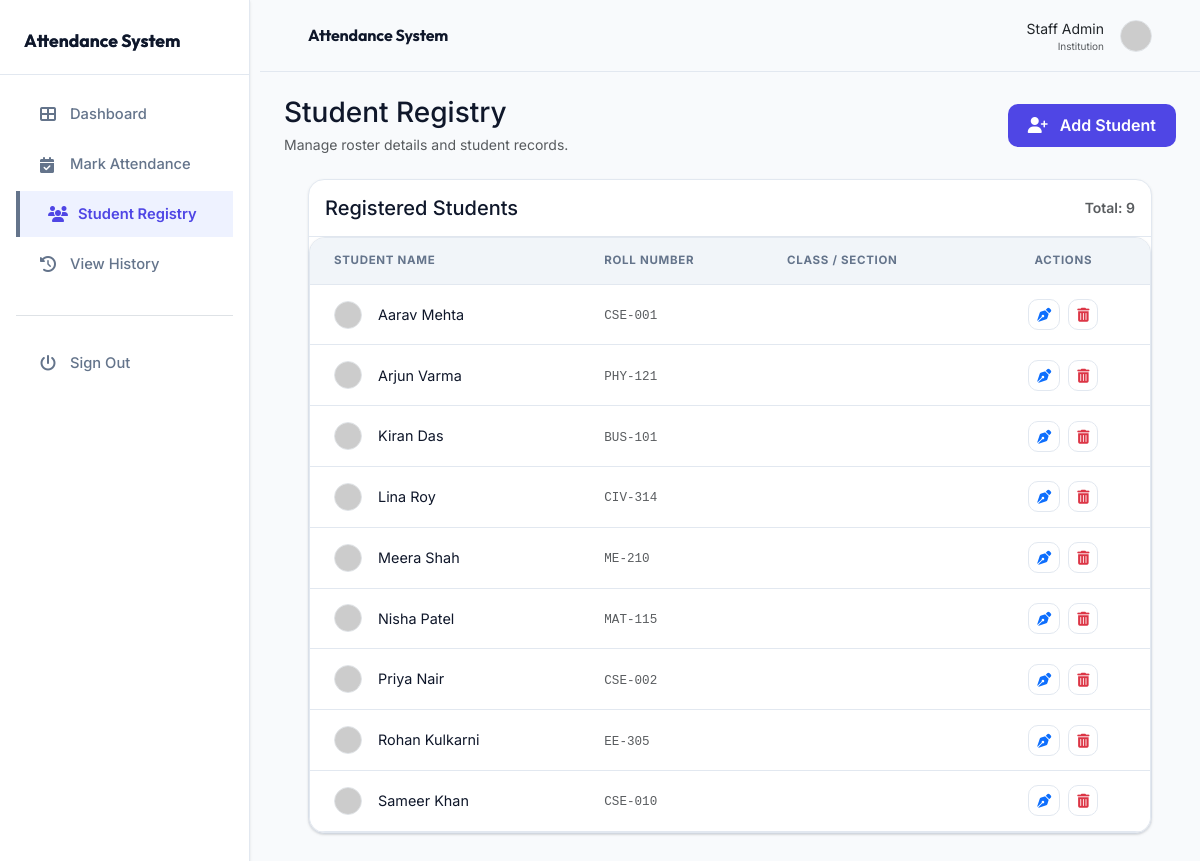
Screenshot of /03_student_attendance/view_students.php (signed in) with the database file from the repository.
### tables this page shows
CREATE TABLE IF NOT EXISTS students (
    id INT AUTO_INCREMENT PRIMARY KEY,
    name VARCHAR(100) NOT NULL,
    roll_no VARCHAR(20) NOT NULL UNIQUE,
    dept_id INT NOT NULL,
    email VARCHAR(100),
    phone VARCHAR(20),
    gender ENUM('Male', 'Female', 'Other'),
    created_at TIMESTAMP DEFAULT CURRENT_TIMESTAMP,
    FOREIGN KEY (dept_id) REFERENCES departments(id) ON DELETE CASCADE
);

### 03_student_attendance/view_students.php (the view)
<?php
include 'includes/header.php';
include 'includes/sidebar.php';
require_once 'config.php';
$students = $conn->query("SELECT * FROM students ORDER BY name ASC");
?>
<div class="executive-header mt-4 mb-4">
    <div class="d-flex justify-content-between align-items-center">
        <div>
            <h1 class="outfit fw-700 h3 mb-1">Student Registry</h1>
            <p class="text-muted small mb-0">Manage roster details and student records.</p>
        </div>
        <div class="d-flex gap-2">
            <a href="add.php" class="btn btn-primary px-4 fw-600">
                <i class="fas fa-user-plus me-2"></i> Add Student
            </a>
        </div>
    </div>
</div>
<div class="container-fluid">
    <div class="card border-0 shadow-sm mb-5">
        <div class="card-header bg-white py-3 border-bottom d-flex justify-content-between align-items-center">
            <h5 class="card-title mb-0 outfit fw-600">Registered Students</h5>
            <span class="text-muted small">Total: <?php echo $students->num_rows; ?></span>
        </div>
        <div class="table-responsive">
            <table class="table table-hover align-middle mb-0">
                <thead>
                    <tr>
                        <th class="ps-4">Student Name</th>
                        <th>Roll Number</th>
                        <th>Class / Section</th>
                        <th class="pe-4 text-center">Actions</th>
                    </tr>
                </thead>
                <tbody>
                    <?php if ($students->num_rows > 0): ?>
                        <?php while($row = $students->fetch_assoc()): ?>
                        <tr>
                            <td class="ps-4">
                                <div class="d-flex align-items-center">
                                    <img src="https://ui-avatars.com/api/?name=<?php echo urlencode($row['name']); ?>&background=f3f4f6&color=4f46e5" width="28" height="28" class="rounded-circle me-3 border" alt="<?php echo htmlspecialchars($row['name']); ?>">
                                    <span class="fw-600"><?php echo htmlspecialchars($row['name']); ?></span>
                                </div>
                            </td>
                            <td><code class="small text-muted"><?php echo htmlspecialchars($row['roll_no']); ?></code></td>
                            <td><span class="badge-zen bg-light text-dark"><?php echo htmlspecialchars($row['class_section']); ?></span></td>
                            <td class="pe-4 text-center">
                                <div class="d-flex justify-content-center gap-2">
                                    <a href="edit.php?id=<?php echo $row['id']; ?>" class="btn btn-sm btn-light border" title="Modify"><i class="fas fa-pen-nib text-primary"></i></a>
                                    <a href="delete.php?id=<?php echo $row['id']; ?>" class="btn btn-sm btn-light border" title="Delete" onclick="return confirm('Delete this record?')">
                                        <i class="fas fa-trash-can text-danger"></i>
                                    </a>
                                </div>
                            </td>
                        </tr>
                        <?php endwhile; ?>
                    <?php else: ?>
                        <tr><td colspan="4" class="text-center py-5 text-muted">No student data detected in this sector.</td></tr>
                    <?php endif; ?>
                </tbody>
            </table>
        </div>
    </div>
</div>
<?php
include 'includes/footer.php';
?>

### 03_student_attendance/includes/header.php (shortened to what this page needs)
<!DOCTYPE html>
<html lang="en">
<head>
    <link href="https://cdn.jsdelivr.net/npm/bootstrap@5.3.0/dist/css/bootstrap.min.css" rel="stylesheet">
    <link rel="stylesheet" href="https://cdnjs.cloudflare.com/ajax/libs/font-awesome/6.4.0/css/all.min.css">
    <link rel="stylesheet" href="assets/css/style.css">
</head>
<body>
    <div id="wrapper">

### 03_student_attendance/includes/sidebar.php
<div id="sidebar-wrapper" class="no-print">
    <div class="sidebar-heading px-4">Attendance System</div>
    <div class="list-group list-group-flush px-3 mt-3">
        <a href="index.php" class="list-group-item list-group-item-action rounded-3 mb-1 <?php echo (basename($_SERVER['PHP_SELF']) == 'index.php') ? 'active' : ''; ?>">
            <i class="fas fa-th-large me-2"></i>Dashboard
        </a>
        <a href="mark_attendance.php" class="list-group-item list-group-item-action rounded-3 mb-1 <?php echo (basename($_SERVER['PHP_SELF']) == 'mark_attendance.php') ? 'active' : ''; ?>">
            <i class="fas fa-calendar-check me-2"></i> Mark Attendance
        </a>
        <a href="view_students.php" class="list-group-item list-group-item-action rounded-3 mb-1 <?php echo (basename($_SERVER['PHP_SELF']) == 'view_students.php') ? 'active' : ''; ?>">
            <i class="fas fa-users me-2"></i> Student Registry
        </a>
        <a href="view_history.php" class="list-group-item list-group-item-action rounded-3 mb-1 <?php echo (basename($_SERVER['PHP_SELF']) == 'view_history.php') ? 'active' : ''; ?>">
            <i class="fas fa-clock-rotate-left me-2"></i> View History
        </a>
        <div class="mt-4 pt-4 border-top">
            <a href="logout.php" class="list-group-item list-group-item-action rounded-3 text-danger">
                <i class="fas fa-power-off me-2"></i>Sign Out
            </a>
        </div>
    </div>
</div>
<div id="page-content-wrapper">
    <nav class="navbar navbar-expand-lg no-print">
        <div class="container-fluid px-1">
            <span class="navbar-brand outfit fw-700 h5 mb-0 tracking-widest text-muted">Attendance System</span>
            <div class="ms-auto d-flex align-items-center">
                <div class="text-end me-3 d-none d-md-block">
                    <div class="small fw-600 text-dark">Staff Admin</div>
                    <div class="small text-muted" style="font-size: 10px;">Institution</div>
                </div>
                <img src="https://ui-avatars.com/api/?name=Staff&background=4f46e5&color=fff" width="32" height="32" class="rounded-circle border">
            </div>
        </div>
    </nav>
    <div class="container-fluid">

### 03_student_attendance/includes/footer.php (shortened to what this page needs)
            </div>
        </div>
    </div>
</body>
</html>

### rows the page displays
students: name "Aarav Mehta", roll_no "CSE-001"
students: name "Arjun Varma", roll_no "PHY-121"
students: name "Kiran Das", roll_no "BUS-101"
students: name "Lina Roy", roll_no "CIV-314"
students: name "Meera Shah", roll_no "ME-210"
students: name "Nisha Patel", roll_no "MAT-115"
students: name "Priya Nair", roll_no "CSE-002"
students: name "Rohan Kulkarni", roll_no "EE-305"
students: name "Sameer Khan", roll_no "CSE-010"

### other values shown
$students->num_rows "9"
